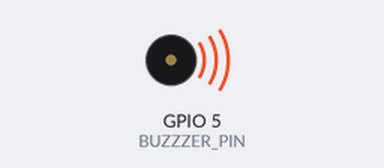
The sketch below on a simulated ESP32. Shown: buzzer (waves = sounding).

Above: at 0.1 s.
At 2.2 s:
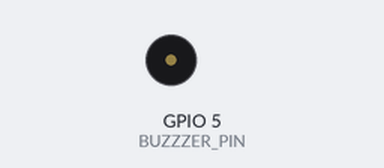
Timing chart, 0 to 3.7 s (numbered marks = the images above):
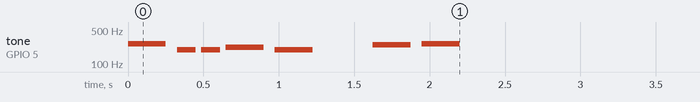

The sketch:

buzzer.ino
```cpp
/*
 * This ESP32 code is created by esp32io.com
 *
 * This ESP32 code is released in the public domain
 *
 * For more detail (instruction and wiring diagram), visit https://esp32io.com/tutorials/esp32-piezo-buzzer
 */

#include "pitches.h"
#define BUZZZER_PIN  5 // ESP32 pin GPIO18 connected to piezo buzzer

int melody[] = {
  NOTE_C4, NOTE_G3, NOTE_G3, NOTE_A3, NOTE_G3, 0, NOTE_B3, NOTE_C4
};

int noteDurations[] = {
  4, 8, 8, 4, 4, 4, 4, 4
};

void setup() {
  for (int thisNote = 0; thisNote < 8; thisNote++) {
    int noteDuration = 1000 / noteDurations[thisNote];
    tone(BUZZZER_PIN, melody[thisNote], noteDuration);

    int pauseBetweenNotes = noteDuration * 1.30;
    delay(pauseBetweenNotes);
    noTone(BUZZZER_PIN);
  }
}

void loop() {
}
```
